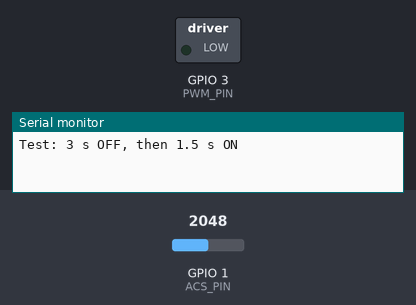
A sketch run on a simulated ESP32. On the bench: switched loads named in the sketch (green lamp = pin HIGH), the last lines printed to the serial monitor. The inputs (shaded band) are chosen by the test bench; at power-on: GPIO 1 (ACS_PIN) = 2048.

Above: at 2.5 s.
At 4.9 s:
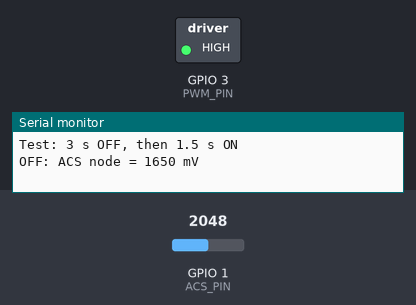
Timing chart, 0 to 7.1 s (numbered marks = the images above):
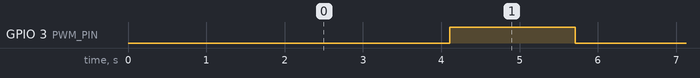

Measured:
- by itself, GPIO 3 (PWM_PIN): alternates HIGH for 1.6 s and LOW for 3.1 s

The sketch:

acs712_diagnostic.ino
```cpp
// ACS712 diagnostic: prints the divider node voltage with the motor off and on.
// Idle (OFF) node reading should be about 1200-1300 mV with a 2-resistor
// equal divider. About 100 mV means OUT is not reaching GPIO 1.
#define PWM_PIN 3
#define ACS_PIN 1

int avgMv() {
  long s = 0;
  for (int i = 0; i < 50; i++) { s += analogReadMilliVolts(ACS_PIN); delay(2); }
  return s / 50;
}

void setup() {
  Serial.begin(115200);
  delay(1000);
  ledcAttach(PWM_PIN, 1000, 8);
  Serial.println("Test: 3 s OFF, then 1.5 s ON");
}

void loop() {
  ledcWrite(PWM_PIN, 0);
  delay(3000);
  int off = avgMv();
  Serial.printf("OFF: ACS node = %d mV\n", off);

  ledcWrite(PWM_PIN, 255);
  delay(1000);
  int on = avgMv();
  Serial.printf("ON : ACS node = %d mV  (change = %d mV)\n", on, on - off);
  delay(500);
}
```
